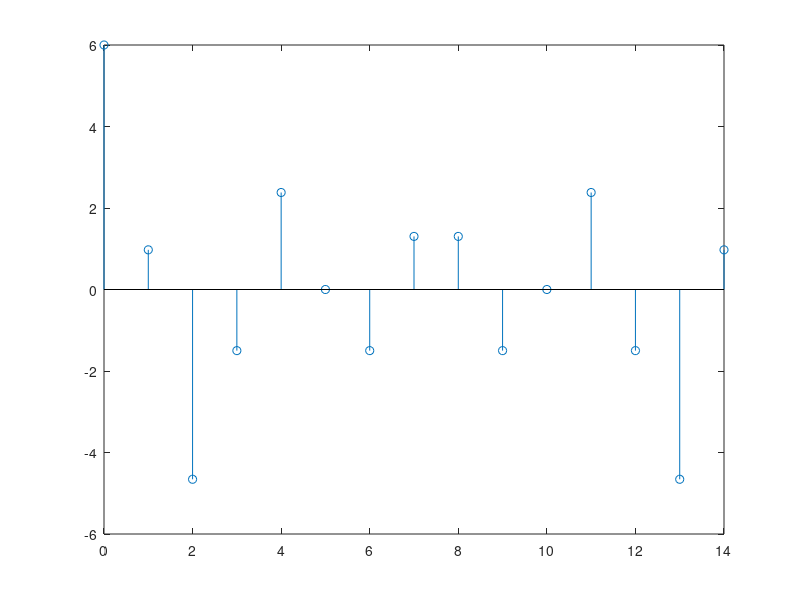
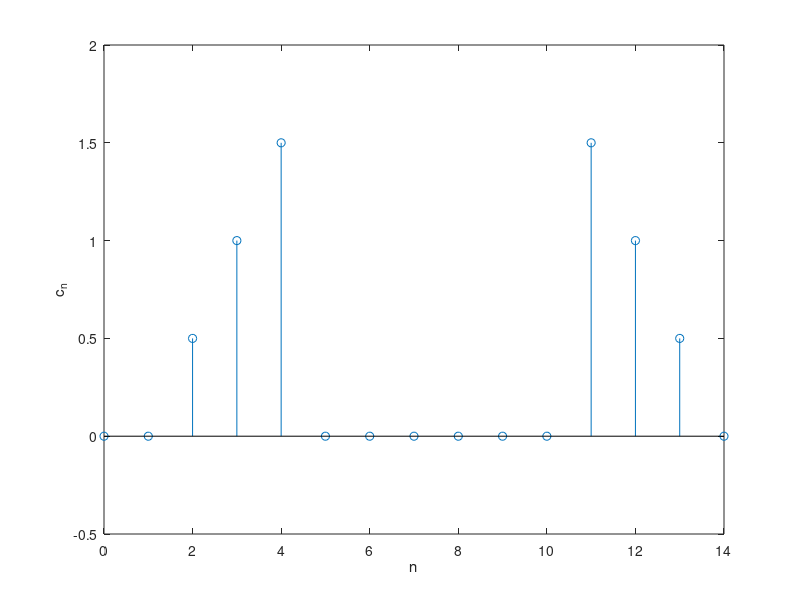
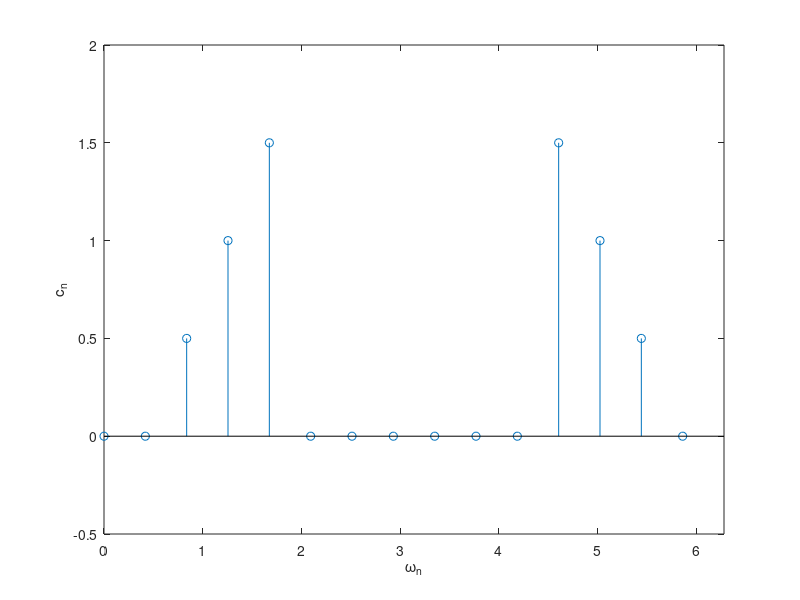

These charts were generated, in order, by the following MATLAB code: (Note: this script raises an error after producing the figures.)
%Pratica 9

clear all;

%% Exercise 5
N0=15;
k_per = 0:N0-1;
x_per = 2.*cos( ((2*pi)/5 )*k_per )+cos( ((4*pi)/15 )*k_per )+3.*cos( ((8*pi)/15 )*k_per );
cn=fft(x_per)/N0;
n=0:N0-1;
wn=n*2*pi/N0;

figure(1);
stem(k_per,x_per);


figure(7001);
stem(n,cn);
xlabel('n'); ylabel('c_n');
figure(7003);
stem(wn,cn);
xlabel('\omega_n'); ylabel('c_n');
ax = axis; axis([0,2*pi,ax(3:4)]);

% same but centered for n = 0
cn_center=fftshift(cn);
n=-round(N0/2):round(N0/2)-1;
wn_center=n*2*pi/N0;
figure(7004);
stem(wn_center,cn_center);
xlabel('\omega_n'); ylabel('c_n');
ax = axis; axis([-pi,pi,ax(3:4)]);

figure(7005);
stem3(real(exp(j*wn)),imag(exp(j*wn)),cn);
xlabel('Re');
ylabel('Im');
zlabel('c_n');
axis equal;
